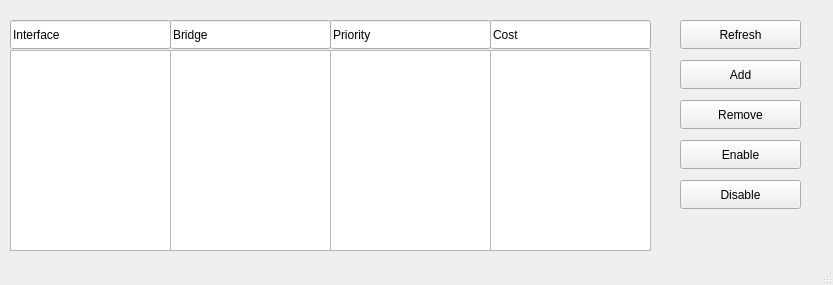
<?xml version="1.0" encoding="UTF-8"?>
<ui version="4.0">
 <class>MainWindow</class>
 <widget class="QMainWindow" name="MainWindow">
  <property name="geometry">
   <rect>
    <x>0</x>
    <y>0</y>
    <width>833</width>
    <height>285</height>
   </rect>
  </property>
  <property name="windowTitle">
   <string>Ports</string>
  </property>
  <widget class="QWidget" name="centralwidget">
   <widget class="QPushButton" name="addButton">
    <property name="geometry">
     <rect>
      <x>680</x>
      <y>60</y>
      <width>121</width>
      <height>29</height>
     </rect>
    </property>
    <property name="text">
     <string>Add</string>
    </property>
   </widget>
   <widget class="QLineEdit" name="package_2">
    <property name="geometry">
     <rect>
      <x>10</x>
      <y>20</y>
      <width>161</width>
      <height>29</height>
     </rect>
    </property>
    <property name="text">
     <string>Interface</string>
    </property>
   </widget>
   <widget class="QPushButton" name="refreshButton">
    <property name="geometry">
     <rect>
      <x>680</x>
      <y>20</y>
      <width>121</width>
      <height>29</height>
     </rect>
    </property>
    <property name="text">
     <string>Refresh</string>
    </property>
   </widget>
   <widget class="QPushButton" name="disableButton">
    <property name="geometry">
     <rect>
      <x>680</x>
      <y>180</y>
      <width>121</width>
      <height>29</height>
     </rect>
    </property>
    <property name="text">
     <string>Disable</string>
    </property>
   </widget>
   <widget class="QListWidget" name="bridgeField">
    <property name="geometry">
     <rect>
      <x>170</x>
      <y>50</y>
      <width>161</width>
      <height>201</height>
     </rect>
    </property>
   </widget>
   <widget class="QListWidget" name="interfaceField">
    <property name="geometry">
     <rect>
      <x>10</x>
      <y>50</y>
      <width>161</width>
      <height>201</height>
     </rect>
    </property>
   </widget>
   <widget class="QLineEdit" name="version">
    <property name="geometry">
     <rect>
      <x>170</x>
      <y>20</y>
      <width>161</width>
      <height>29</height>
     </rect>
    </property>
    <property name="text">
     <string>Bridge</string>
    </property>
   </widget>
   <widget class="QPushButton" name="removeButton">
    <property name="geometry">
     <rect>
      <x>680</x>
      <y>100</y>
      <width>121</width>
      <height>29</height>
     </rect>
    </property>
    <property name="text">
     <string>Remove</string>
    </property>
   </widget>
   <widget class="QPushButton" name="enableButton">
    <property name="geometry">
     <rect>
      <x>680</x>
      <y>140</y>
      <width>121</width>
      <height>29</height>
     </rect>
    </property>
    <property name="text">
     <string>Enable</string>
    </property>
   </widget>
   <widget class="QLineEdit" name="version_2">
    <property name="geometry">
     <rect>
      <x>330</x>
      <y>20</y>
      <width>161</width>
      <height>29</height>
     </rect>
    </property>
    <property name="text">
     <string>Priority</string>
    </property>
   </widget>
   <widget class="QListWidget" name="priorityField">
    <property name="geometry">
     <rect>
      <x>330</x>
      <y>50</y>
      <width>161</width>
      <height>201</height>
     </rect>
    </property>
   </widget>
   <widget class="QLineEdit" name="version_3">
    <property name="geometry">
     <rect>
      <x>490</x>
      <y>20</y>
      <width>161</width>
      <height>29</height>
     </rect>
    </property>
    <property name="text">
     <string>Cost</string>
    </property>
   </widget>
   <widget class="QListWidget" name="costField">
    <property name="geometry">
     <rect>
      <x>490</x>
      <y>50</y>
      <width>161</width>
      <height>201</height>
     </rect>
    </property>
   </widget>
  </widget>
  <widget class="QStatusBar" name="statusbar"/>
 </widget>
 <resources/>
 <connections/>
</ui>
